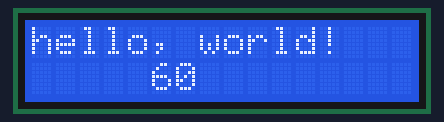
Recording of a sketch running on a simulated Arduino Uno, built with avr-gcc and run on an emulated ATmega328P. Shown: 16×2 character LCD.

Above: at 0.1 s.
At 4.1 s:
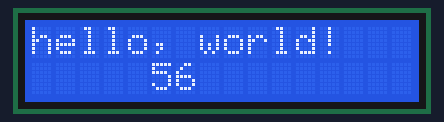
At 9.1 s:
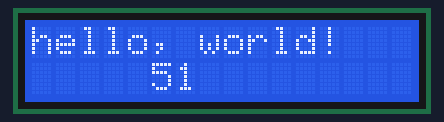
At 19.1 s:
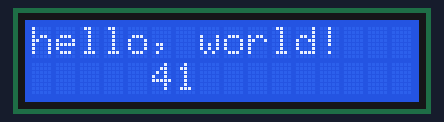
At 29.1 s:
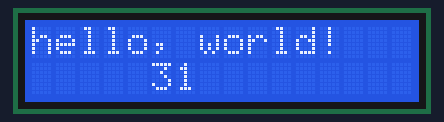
At 39.1 s:
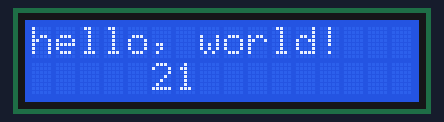

Measured:
- what the display in image 1 shows lasts 1.0 s, from 4.0 s to 5.0 s

The sketch:

20_1602_LED_4_bit-2.ino
```cpp
#include <LiquidCrystal.h>
LiquidCrystal lcd(12,11,9,8,7,6);
int timer;

void setup(){
lcd.begin(16,20);
lcd.print("hello, world!");
}
void loop(){
lcd.setCursor(5,1);
timer = (millis()/1000);
lcd.print(60-timer);
  }
```
